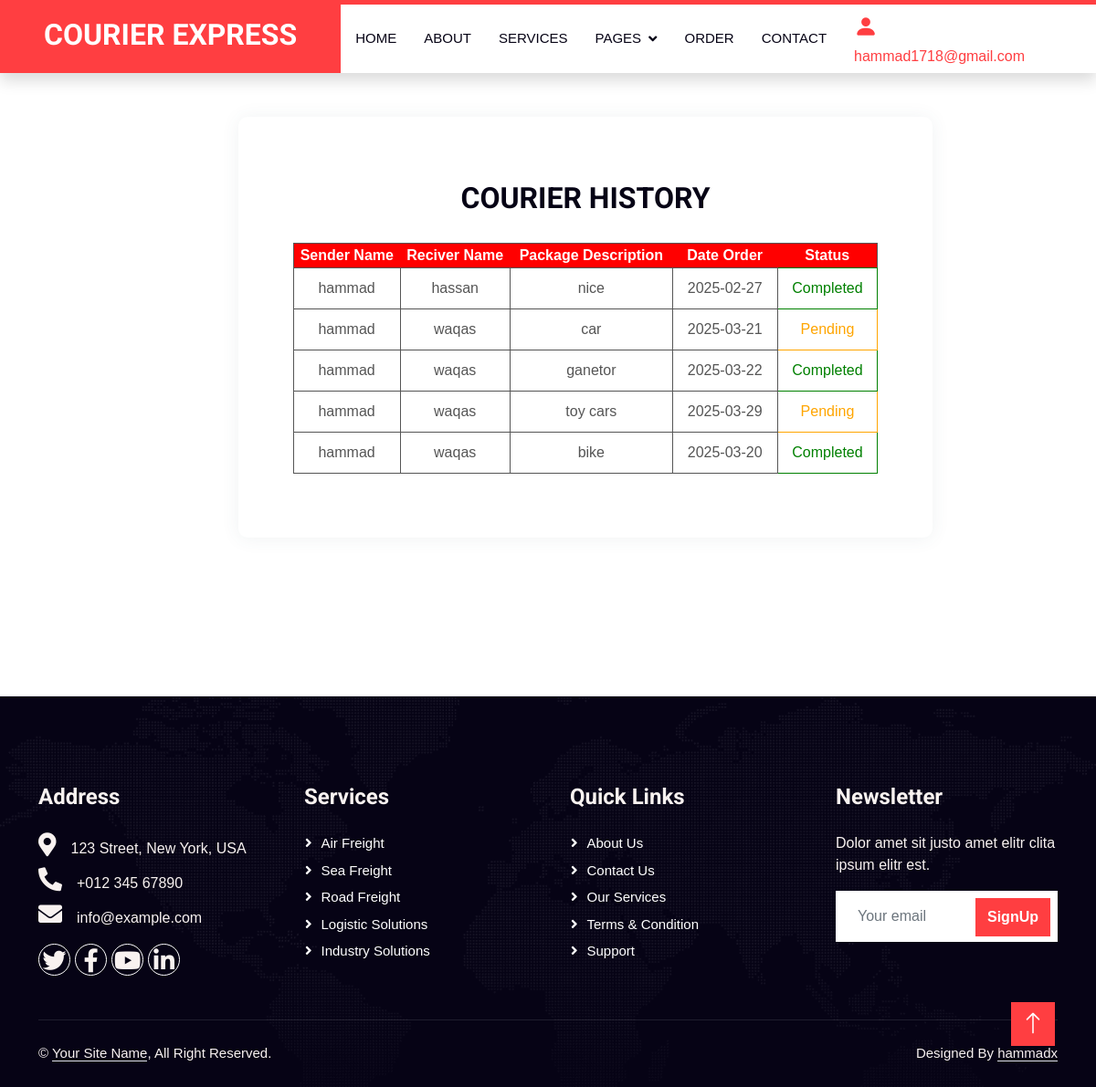
The page /shipping.php (signed in) on the database its author committed.
### tables this page shows
CREATE TABLE `registration` (
  `courier_id` int(20) NOT NULL,
  `sender_name` varchar(255) NOT NULL,
  `sender_email` varchar(100) NOT NULL,
  `company_name` varchar(50) NOT NULL,
  `sender_number` varchar(20) NOT NULL,
  `addres` text NOT NULL,
  `r_name` varchar(255) NOT NULL,
  `r_number` varchar(20) NOT NULL,
  `r_addres` text NOT NULL,
  `package_weight` decimal(5,2) NOT NULL,
  `package_dec` text NOT NULL,
  `deilvery_date` date NOT NULL,
  `image` blob NOT NULL,
  `agent_name` varchar(100) NOT NULL,
  `user_id` int(11) NOT NULL,
  `status` varchar(50) NOT NULL DEFAULT 'Pending'
);

### shipping.php (the view, shortened to what this page needs)
<?php
include 'header.php';
?>
<div class="page-content page-container" style="text-align: center; " id="page-content">
    <div class="padding">
        <div class="row container d-flex justify-content-center">
<div class="col-xl-6 col-md-12">
          <div class="card user-card-full">
<div class="container table-container">
  <h2>COURIER HISTORY</h2>
  <table style="padding: 10px; padding-left:100px; ">
				<thead>
					<tr>
						<th>Sender Name</th>
						<th>Reciver Name</th>
						<th>Package Description</th>
						<th>Date Order</th>
						<th>Status</th>
					</tr>
				</thead>
				<?php
                $select = "SELECT * FROM registration WHERE user_id = '$_SESSION[id]'";
                $result = mysqli_query($conn, $select);
                while ($row = mysqli_fetch_array($result)) { ?>
				<tbody>
					<tr>
						<td><?php echo $row['sender_name']?></td>
						<td><?php echo $row['r_name']?></td>
						<td><?php echo $row['package_dec']?></td>
						<td><?php echo $row['deilvery_date']?></td>
						<td style="color: <?php echo $row['status'] == 'Completed' ? 'green' : 'orange'; ?>;">
                        <?php echo $row['status']; ?>
                    </td>
					</tr>
				</tbody>
				<?php
                    }
                ?>
			</table>
</div>
</body>
</html>
<?php
include "footer.php";
?>

### header.php (shortened to what this page needs)
<!DOCTYPE html>
<html lang="en">
<head>
    <link href="https://cdnjs.cloudflare.com/ajax/libs/font-awesome/5.10.0/css/all.min.css" rel="stylesheet">
    <link href="https://cdn.jsdelivr.net/npm/bootstrap-icons@1.4.1/font/bootstrap-icons.css" rel="stylesheet">
    <link href="lib/animate/animate.min.css" rel="stylesheet">
    <link href="lib/owlcarousel/assets/owl.carousel.min.css" rel="stylesheet">
    <link href="css/bootstrap.min.css" rel="stylesheet">
    <link href="css/style.css" rel="stylesheet">
</head>
<body>
<nav class="navbar navbar-expand-lg bg-white navbar-light shadow border-top border-5 border-primary sticky-top p-0">
    <a href="index.php" class="navbar-brand bg-primary d-flex align-items-center px-4 px-lg-5">
        <h2 class="mb-2 text-white">COURIER <span>EXPRESS</span></h2>
    </a>
    <div class="collapse navbar-collapse" id="navbarCollapse">
        <div class="navbar-nav ms-auto p-4 p-lg-0 ">
            <a href="index.php" class="nav-item nav-link">Home</a>
            <a href="about.php" class="nav-item nav-link">About</a>
            <a href="service.php" class="nav-item nav-link">Services</a>
            <div class="nav-item dropdown">
                <a href="#" class="nav-link dropdown-toggle" data-bs-toggle="dropdown">Pages</a>
            </div>
            <a href="order.php" class="nav-item nav-link">Order</a>
            <a href="contact.php" class="nav-item nav-link">Contact</a>
        </div>
        <p class="m-0 pe-lg-5 d-none d-lg-block">
            <?php
                if (isset($_SESSION['email']) && isset($_SESSION['id'])) {
                    echo '<a href="u_profile.php?Id=' . $_SESSION['id'] . '"><i class="bi bi-person-fill"></i> ' . $_SESSION['email'] . '</a>';
                } else {
                    echo '<a href="login.php">Login <i class="bi bi-person-fill"></i></a>';
                }
            ?>
        </p>
    </div>
</nav>

### footer.php (shortened to what this page needs)
    <div class="container-fluid bg-dark text-light footer pt-5 wow fadeIn" data-wow-delay="0.1s" style="margin-top: 6rem;">
        <div class="container py-5">
            <div class="row g-5">
                <div class="col-lg-3 col-md-6">
                    <h4 class="text-light mb-4">Address</h4>
                    <p class="mb-2"><i class="fa fa-map-marker-alt me-3"></i>123 Street, New York, USA</p>
                    <p class="mb-2"><i class="fa fa-phone-alt me-3"></i>+012 345 67890</p>
                    <p class="mb-2"><i class="fa fa-envelope me-3"></i>info@example.com</p>
                    <div class="d-flex pt-2">
                        <a class="btn btn-outline-light btn-social" href=""><i class="fab fa-twitter"></i></a>
                        <a class="btn btn-outline-light btn-social" href=""><i class="fab fa-facebook-f"></i></a>
                        <a class="btn btn-outline-light btn-social" href=""><i class="fab fa-youtube"></i></a>
                        <a class="btn btn-outline-light btn-social" href=""><i class="fab fa-linkedin-in"></i></a>
                    </div>
                </div>
                <div class="col-lg-3 col-md-6">
                    <h4 class="text-light mb-4">Services</h4>
                    <a class="btn btn-link" href="">Air Freight</a>
                    <a class="btn btn-link" href="">Sea Freight</a>
                    <a class="btn btn-link" href="">Road Freight</a>
                    <a class="btn btn-link" href="">Logistic Solutions</a>
                    <a class="btn btn-link" href="">Industry solutions</a>
                </div>
                <div class="col-lg-3 col-md-6">
                    <h4 class="text-light mb-4">Quick Links</h4>
                    <a class="btn btn-link" href="">About Us</a>
                    <a class="btn btn-link" href="">Contact Us</a>
                    <a class="btn btn-link" href="">Our Services</a>
                    <a class="btn btn-link" href="">Terms & Condition</a>
                    <a class="btn btn-link" href="">Support</a>
                </div>
                <div class="col-lg-3 col-md-6">
                    <h4 class="text-light mb-4">Newsletter</h4>
                    <p>Dolor amet sit justo amet elitr clita ipsum elitr est.</p>
                    <div class="position-relative mx-auto" style="max-width: 400px;">
                        <input class="form-control border-0 w-100 py-3 ps-4 pe-5" type="text" placeholder="Your email">
                        <button type="button" class="btn btn-primary py-2 position-absolute top-0 end-0 mt-2 me-2">SignUp</button>
                    </div>
                </div>
            </div>
        </div>
        <div class="container">
            <div class="copyright">
                <div class="row">
                    <div class="col-md-6 text-center text-md-start mb-3 mb-md-0">
                        &copy; <a class="border-bottom" href="#">Your Site Name</a>, All Right Reserved.
                    </div>
                    <div class="col-md-6 text-center text-md-end">
                        Designed By <a class="border-bottom" href="https://htmlcodex.com">hammadx</a>
                    </div>
                </div>
            </div>
        </div>
    </div>
    <a href="#" class="btn btn-lg btn-primary btn-lg-square rounded-0 back-to-top"><i class="bi bi-arrow-up"></i></a>
</body>
</html>

### css/style.css (style rules this page uses)
:root { --primary: #FF3E41; --secondary: #51CFED; --light: #F8F2F0; --dark: #060315; }
.back-to-top { position: fixed; display: none; right: 45px; bottom: 45px; z-index: 99; }
.btn { font-weight: 600; transition: .5s; }
.btn.btn-primary, .btn.btn-secondary { color: #FFFFFF; }
.btn-lg-square { width: 48px; height: 48px; }
.btn-square, .btn-sm-square, .btn-lg-square { padding: 0; display: flex; align-items: center; justify-content: center; font-weight: normal; }
.navbar .dropdown-toggle::after { border: none; content: "\f107"; font-family: "Font Awesome 5 Free"; font-weight: 900; vertical-align: middle; margin-left: 8px; }
.navbar-light .navbar-nav .nav-link { position: relative; margin-right: 30px; padding: 25px 0; color: #FFFFFF; font-size: 15px; text-transform: uppercase; outline: none; }
.navbar-light .navbar-brand, .navbar-light a.btn { height: 75px; }
.navbar-light .navbar-nav .nav-link { color: var(--dark); font-weight: 500; }
.navbar-light.sticky-top { top: -100px; transition: .5s; }
@media (min-width: 992px) { .navbar-light .navbar-nav .nav-link::before { position: absolute; content: ""; width: 0; height: 5px; top: -6px; left: 50%; background: #FFFFFF; transition: .5s; } }
.footer { background: linear-gradient(rgba(6, 3, 21, .5), rgba(6, 3, 21, .5)), url(../img/map.png) center center no-repeat; background-size: cover; }
.footer .btn.btn-social { margin-right: 5px; width: 35px; height: 35px; display: flex; align-items: center; justify-content: center; color: var(--light); border: 1px solid #FFFFFF; border-radius: 35px; transition: .3s; }
.footer .btn.btn-link { display: block; margin-bottom: 5px; padding: 0; text-align: left; color: #FFFFFF; font-size: 15px; font-weight: normal; text-transform: capitalize; transition: .3s; }
.footer .btn.btn-link::before { position: relative; content: "\f105"; font-family: "Font Awesome 5 Free"; font-weight: 900; margin-right: 10px; }
.footer .copyright { padding: 25px 0; font-size: 15px; border-top: 1px solid rgba(256, 256, 256, .1); }
.footer .copyright a { color: var(--light); }

### header.php (style rules this page uses)
i { font-size:26px; }

### shipping.php (style rules this page uses)
body { background-color: #f9f9fa; }
.padding { padding: 3rem !important }
.user-card-full { overflow: hidden; }
.card { border-radius: 10px; -webkit-box-shadow: 0 1px 20px 0 rgba(69,90,100,0.08); box-shadow: 0 1px 20px 0 rgba(69,90,100,0.08); border: none; margin-bottom: 30px; padding-bottom:20px ; padding-top:20px ; width: 760px; margin-left: -75px; }
body { font-family: Arial, sans-serif; background-color:rgb(255, 255, 255); }
.table-container { margin-top: 50px; margin-bottom: 50px; }
h2 { text-align: center; margin-bottom: 30px; }
table { margin: 0 auto; width: 90%; }
th { background-color:red; color: white; text-align: center; }
td { text-align: center; }

### rows shown on the page
registration: sender_name "hammad", r_name "hassan", package_dec "nice", deilvery_date "2025-02-27", status "Completed"
registration: sender_name "hammad", r_name "waqas", package_dec "car", deilvery_date "2025-03-21", status "Pending"
registration: sender_name "hammad", r_name "waqas", package_dec "ganetor", deilvery_date "2025-03-22", status "Completed"
registration: sender_name "hammad", r_name "waqas", package_dec "toy cars", deilvery_date "2025-03-29", status "Pending"
registration: sender_name "hammad", r_name "waqas", package_dec "bike", deilvery_date "2025-03-20", status "Completed"

### other values the page prints
$_SESSION['email'] "hammad1718@gmail.com"
